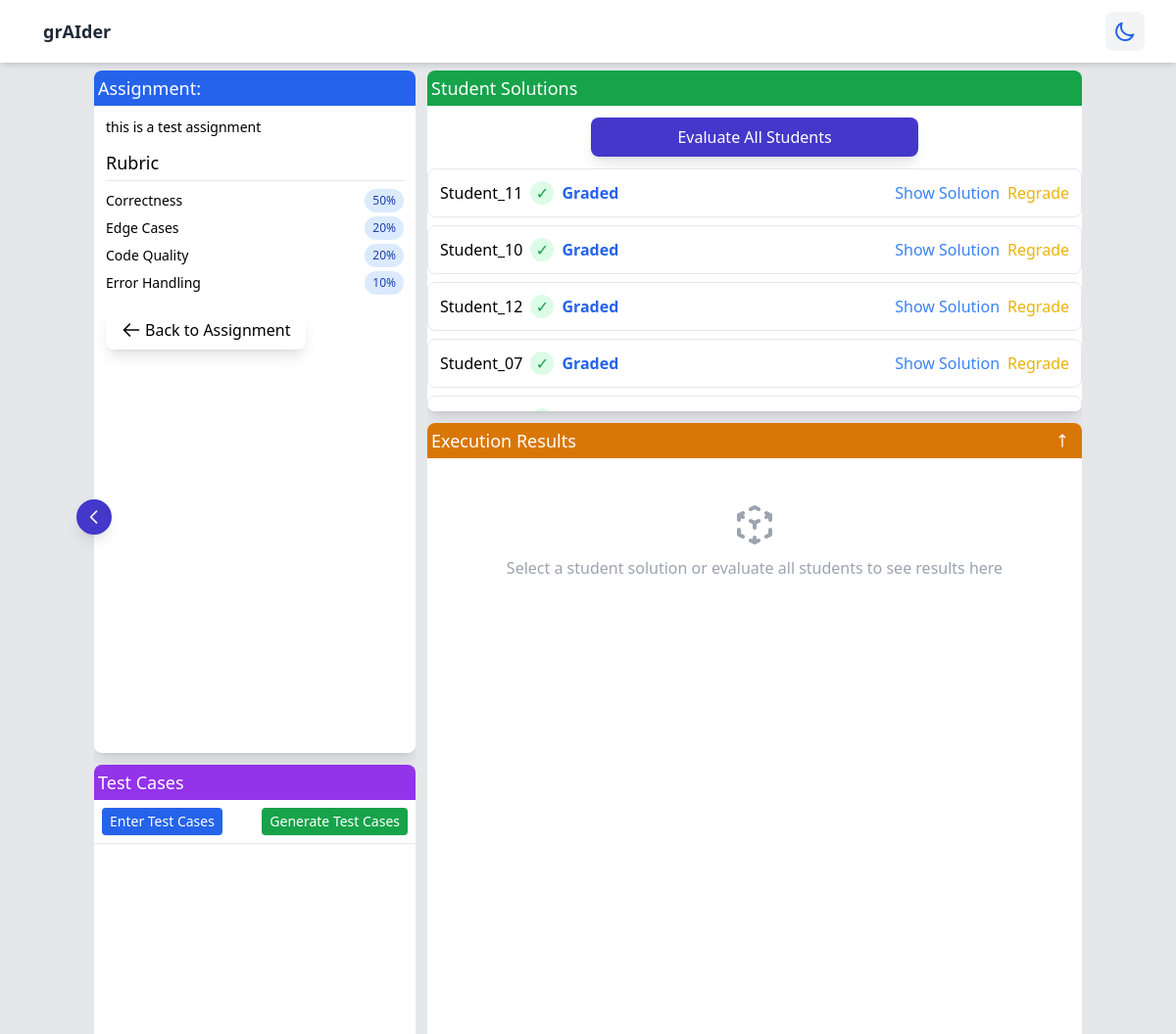
Page /grading_dashboard?assignment_id=2 on the committed database.
### app.py (models this page shows, shortened)
class Assignment(db.Model):
    id = db.Column(db.Integer, primary_key=True)
    name = db.Column(db.String(100), nullable=False)
    description = db.Column(db.Text, nullable=False)
    course = db.Column(db.String(100))
    weight = db.Column(db.Integer, default=100)
    rubric = db.Column(db.JSON)
    created_at = db.Column(db.DateTime, default=datetime.datetime.utcnow)
    submissions = db.relationship('Submission', backref='assignment', lazy=True)

class Submission(db.Model):
    id = db.Column(db.Integer, primary_key=True)
    student_name = db.Column(db.String(100), nullable=False)
    student_id = db.Column(db.Integer, db.ForeignKey('student.id'), nullable=True)
    assignment_id = db.Column(db.Integer, db.ForeignKey('assignment.id'), nullable=False)
    content = db.Column(db.Text, nullable=False)
    file_path = db.Column(db.String(255), nullable=True)
    grading_breakdown = db.Column(db.JSON, nullable=True)
    submitted_at = db.Column(db.DateTime, default=datetime.datetime.utcnow)

### app.py (the view)
@app.route("/grading_dashboard")
def grading_dashboard():
    assignment_id = request.args.get('assignment_id')
    if assignment_id:
        assignment = Assignment.query.get_or_404(assignment_id)
        submissions = Submission.query.filter_by(assignment_id=assignment_id).all()
        students = []
        for submission in submissions:
            student = Student.query.filter_by(name=submission.student_name).first()
            if not student:
                student = Student(
                    name=submission.student_name,
                    solution=submission.content,
                    correct=bool(submission.grading_breakdown),  # Assume correct if graded
                    annotation=submission.grading_breakdown.get('evaluation', '') if submission.grading_breakdown else ''
                )
            students.append(student)
        return render_template("grading_dashboard.html", assignment=assignment, test_cases=test_cases, students=students)
    else:
        students = Student.query.all()
        for student in students:
            student.escaped_solution = json.dumps(student.solution)
        return render_template("grading_dashboard.html", assignment=assignment, test_cases=test_cases, students=students)

### templates/grading_dashboard.html (shortened to what this page needs)
{% extends "base.html" %}
{% block content %}
<div class="container mx-auto p-2 overflow-hidden">
  <div class="grid grid-cols-1 md:grid-cols-3 gap-3" id="main-grid">
    <div id="left-sidebar" class="space-y-3">
      <div class="bg-white dark:bg-gray-800 rounded-lg shadow-lg transform hover:scale-102 transition-all duration-300 overflow-hidden">
        <div class="bg-blue-600 text-white p-1">
          <h2 class="text-lg font-medium">Assignment: {{ assignment.title }}</h2>
        </div>
        <div class="p-3">
          <p class="mb-3 text-sm">{{ assignment.description }}</p>
          <h3 class="text-lg font-medium mb-2 border-b pb-1">Rubric</h3>
          <ul class="space-y-1 text-sm">
            {% for criterion, weight in assignment.rubric.items() %}
            <li class="flex justify-between items-center">
              <span>{{ criterion }}</span>
              <span class="bg-blue-100 dark:bg-blue-900 text-blue-800 dark:text-blue-200 px-2 py-1 rounded-full text-xs font-medium">{{ weight }}%</span>
            </li>
            {% endfor %}
          </ul>
          <div id="back-button-container" class="mt-4 hidden">
            <a href="#" class="inline-flex items-center bg-white dark:bg-gray-800 rounded-lg shadow-lg transform hover:scale-102 transition-all duration-300 overflow-hidden px-4 py-2">
              <svg class="w-5 h-5 mr-1" fill="none" stroke="currentColor" viewBox="0 0 24 24" xmlns="http://www.w3.org/2000/svg">
                <path stroke-linecap="round" stroke-linejoin="round" stroke-width="2" d="M10 19l-7-7m0 0l7-7m-7 7h18"></path>
              </svg>
              Back to Assignment
            </a>
          </div>
        </div>
      </div>
      <div class="bg-white dark:bg-gray-800 rounded-lg shadow-lg transform hover:scale-102 transition-all duration-300 overflow-hidden">
                <div class="bg-purple-600 text-white p-1">          <h2 class="text-lg font-medium">Test Cases</h2>        </div>        <div class="p-2 flex justify-between items-center border-b">          <button id="enter-test-cases-btn" class="px-2 py-1 bg-blue-600 hover:bg-blue-700 text-white text-sm rounded transition-colors">            Enter Test Cases          </button>          <button id="generate-test-cases-btn" class="px-2 py-1 bg-green-600 hover:bg-green-700 text-white text-sm rounded transition-colors">            Generate Test Cases          </button>        </div>
      </div>
    </div>
    <button id="toggle-sidebar" class="absolute top-1/2 transform -translate-y-1/2 -translate-x-1/2 bg-indigo-700 hover:bg-indigo-800 text-white rounded-full p-2 shadow-lg z-10 transition-all duration-300">
      <svg xmlns="http://www.w3.org/2000/svg" class="h-5 w-5 chevron-icon transition-transform duration-300" fill="none" viewBox="0 0 24 24" stroke="currentColor">
        <path stroke-linecap="round" stroke-linejoin="round" stroke-width="2" d="M15 19l-7-7 7-7" />
      </svg>
    </button>
    <div class="md:col-span-2 space-y-3">
      <div class="bg-white dark:bg-gray-800 rounded-lg shadow-lg flex flex-col overflow-hidden " id="students-container">
        <div class="bg-green-600 text-white p-1">
          <h2 class="text-lg font-medium">Student Solutions</h2>
        </div>
        <button class="mb-3 mt-3 bg-indigo-700 hover:bg-indigo-800 text-white px-4 py-2 rounded-lg w-1/2 mx-auto block shadow-lg flex items-center justify-center"
                onclick="evaluateAllStudents()">
          Evaluate All Students
        </button>
        <ul class="space-y-2">
          {% for student in students %}
          <li class="border rounded-lg p-3 hover:shadow-lg transition-all duration-300 bg-white dark:bg-gray-700" data-student="{{ student.name }}">
            <div class="flex justify-between items-center">
              <h4 class="font-medium flex items-center">
                <span class="mr-2">{{ student.name }}</span>
                <span id="status-{{ loop.index }}" class="{% if student.correct %}inline-flex{% else %}hidden{% endif %} items-center justify-center w-6 h-6 rounded-full {% if student.correct %}bg-green-100 text-green-600{% endif %}">
                  {% if student.correct %}✓{% endif %}
                </span>
                <span id="grade-{{ loop.index }}" class="ml-2 font-bold text-blue-600">
                  {% if student.correct %}Graded{% endif %}
                </span>
              </h4>
              <div class="flex items-center space-x-2">
                <button class="text-blue-500 hover:text-blue-700 hover:underline focus:outline-none transition-colors duration-300"
                        onclick="toggleCode('student-{{ loop.index }}', this, '{{ student.name }}', '{{ loop.index }}')">
                  Show Solution
                </button>
                <button class="{% if student.correct %}text-yellow-500 hover:text-yellow-700{% else %}text-green-500 hover:text-green-700{% endif %} hover:underline focus:outline-none transition-colors duration-300 grade-student-btn"
                        data-name="{{ student.name }}"
                        data-index="{{ loop.index }}"
                        data-is-regrading="{{ student.correct|lower }}"
                        id="grade-btn-{{ loop.index }}">
                  {% if student.correct %}Regrade{% else %}Grade{% endif %}
                </button>
              </div>
            </div>
          </li>
          {% endfor %}
        </ul>
      </div>
      <div class="bg-white dark:bg-gray-800 rounded-lg shadow-lg overflow-hidden" id="results-section">
        <div class="bg-amber-600 text-white p-1 flex justify-between items-center">
          <h2 class="text-lg font-medium">Execution Results</h2>
          <div class="flex items-center">
            <button id="resize-handle" class="text-white hover:bg-amber-700 px-2 py-1 rounded">
              <svg xmlns="http://www.w3.org/2000/svg" class="h-4 w-4" fill="none" viewBox="0 0 24 24" stroke="currentColor">
                <path stroke-linecap="round" stroke-linejoin="round" stroke-width="2" d="M8 7l4-4m0 0l4 4m-4-4v18" />
              </svg>
            </button>
          </div>
        </div>
        <div id="results-container" class="p-3 overflow-y-auto" style="min-height: 150px; max-height: 400px;">
          <div id="results-output" class="mt-2">
            <div class="flex items-center justify-center h-32 text-gray-400">
              <div class="text-center">
                <p>Select a student solution or evaluate all students to see results here</p>
              </div>
            </div>
          </div>
        </div>
      </div>
    </div>
  </div>
</div>
{% endblock %}

### templates/grading_dashboard.html (style rules this page uses)
.transition-all { transition-property: all; transition-timing-function: cubic-bezier(0.4, 0, 0.2, 1); }
#resize-handle { cursor: ns-resize; }
#students-container [id^="status-"] { transition: all 0.3s ease; }
.transition-all { transition: all 0.3s ease-in-out; }
body, html { margin: 0; padding: 0; height: 100vh; overflow-x: hidden; }
.container { height: 100vh; max-height: 100vh; overflow-x: hidden; padding: 8px !important; box-sizing: border-box; }
#main-grid { height: calc(100vh - 16px); overflow: hidden; max-width: 100%; }
#results-output, #students-container ul, #left-sidebar > div { overflow-y: auto; }
#left-sidebar { display: flex; flex-direction: column; height: 100vh; overflow-y: hidden; }
#left-sidebar > div:first-child { flex-grow: 3; overflow-y: auto; }
#left-sidebar > div:last-child { flex-grow: 2; overflow-y: auto; }
#left-sidebar { transition: width 0.3s ease, opacity 0.3s ease, max-width 0.3s ease; }
#toggle-sidebar { transition: left 0.3s ease, transform 0.3s ease; }
.md\:col-span-2 { display: flex; flex-direction: column; height: 100vh; overflow-y: hidden; max-width: 100%; }
#students-container { flex: 1; max-height: 35vh; overflow-y: auto; overflow-x: hidden; width: 100%; }
#results-section { flex: 2; max-width: 100%; overflow-x: hidden; }
#results-container { max-height: none !important; height: calc(100% - 36px); min-height: auto !important; }
.chevron-icon { transition: transform 0.3s ease; }
#main-grid { transition: grid-template-columns 0.3s ease; }

### rows in the picture
Assignment: description "this is a test assignment"
Submission: name "Student_11", shows "Graded", shows "Regrade"
Submission: name "Student_10", shows "Graded", shows "Regrade"
Submission: name "Student_12", shows "Graded", shows "Regrade"
Submission: name "Student_07", shows "Graded", shows "Regrade"

### other values in the picture
{{ criterion }} "Correctness" "Edge Cases" "Code Quality" "Error Handling"
{{ weight }} "50" "20" "20" "10"
